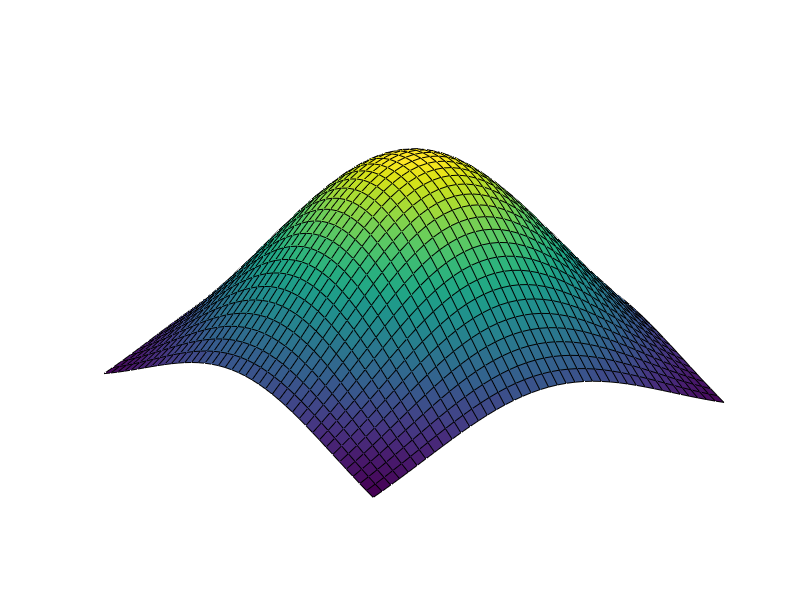

Write MATLAB code to recreate this figure.
% Simple code plotting two different structures to highlight the difference
% between a surface and a graph


% A sphere is a surface
sphere
axis equal
grid off
axis off


% This is a graph because Z can be expressed as a function of X and Y
x = -1:.05:1;
y = x;
[X,Y] = meshgrid(x,y);

Z = exp(-X.^2-Y.^2);

surf(X,Y,Z);
grid off;
axis off;